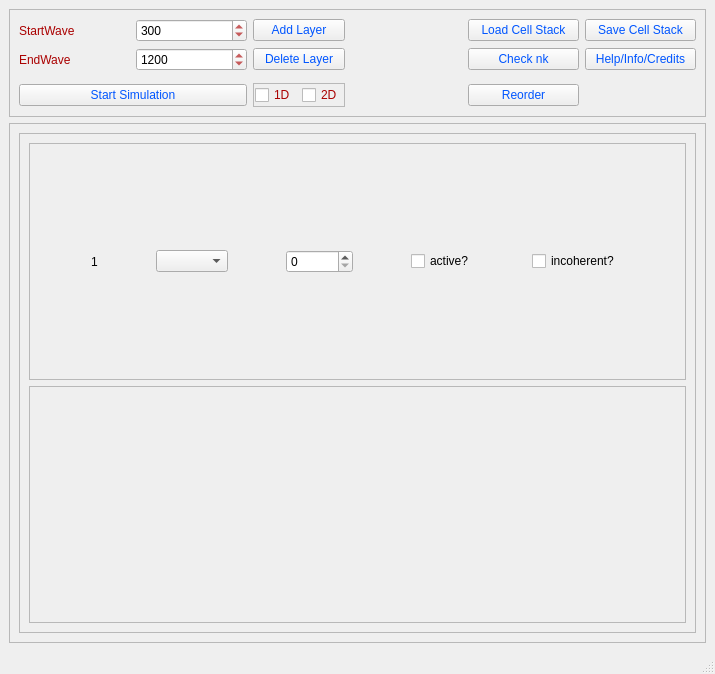
<?xml version="1.0" encoding="UTF-8"?>
<ui version="4.0">
 <class>TransferMatrixModeling</class>
 <widget class="QMainWindow" name="TransferMatrixModeling">
  <property name="geometry">
   <rect>
    <x>0</x>
    <y>0</y>
    <width>715</width>
    <height>674</height>
   </rect>
  </property>
  <property name="sizePolicy">
   <sizepolicy hsizetype="Maximum" vsizetype="Maximum">
    <horstretch>0</horstretch>
    <verstretch>0</verstretch>
   </sizepolicy>
  </property>
  <property name="windowTitle">
   <string>Transfer Matrix Modeling</string>
  </property>
  <widget class="QWidget" name="centralwidget">
   <layout class="QGridLayout" name="gridLayout_3">
    <item row="1" column="0">
     <widget class="QFrame" name="frame_2">
      <property name="frameShape">
       <enum>QFrame::StyledPanel</enum>
      </property>
      <property name="frameShadow">
       <enum>QFrame::Raised</enum>
      </property>
      <layout class="QGridLayout" name="gridLayout_2">
       <item row="0" column="0">
        <widget class="QScrollArea" name="scrollArea_stack">
         <property name="widgetResizable">
          <bool>true</bool>
         </property>
         <widget class="QWidget" name="scrollAreaWidgetContents">
          <property name="geometry">
           <rect>
            <x>0</x>
            <y>0</y>
            <width>659</width>
            <height>400</height>
           </rect>
          </property>
          <layout class="QVBoxLayout" name="verticalLayout">
           <item>
            <widget class="QFrame" name="frame">
             <property name="frameShape">
              <enum>QFrame::StyledPanel</enum>
             </property>
             <property name="frameShadow">
              <enum>QFrame::Raised</enum>
             </property>
             <layout class="QHBoxLayout" name="horizontalLayout">
              <item>
               <widget class="QLabel" name="label_rowindex">
                <property name="sizePolicy">
                 <sizepolicy hsizetype="Maximum" vsizetype="Preferred">
                  <horstretch>0</horstretch>
                  <verstretch>0</verstretch>
                 </sizepolicy>
                </property>
                <property name="text">
                 <string>1</string>
                </property>
               </widget>
              </item>
              <item>
               <widget class="QComboBox" name="comboBox_matname">
                <property name="sizePolicy">
                 <sizepolicy hsizetype="Maximum" vsizetype="Fixed">
                  <horstretch>0</horstretch>
                  <verstretch>0</verstretch>
                 </sizepolicy>
                </property>
               </widget>
              </item>
              <item>
               <widget class="QSpinBox" name="spinBox_thickness">
                <property name="sizePolicy">
                 <sizepolicy hsizetype="Maximum" vsizetype="Fixed">
                  <horstretch>0</horstretch>
                  <verstretch>0</verstretch>
                 </sizepolicy>
                </property>
                <property name="maximum">
                 <number>9999999</number>
                </property>
               </widget>
              </item>
              <item>
               <widget class="QCheckBox" name="checkBox_activelayer">
                <property name="sizePolicy">
                 <sizepolicy hsizetype="Maximum" vsizetype="Fixed">
                  <horstretch>0</horstretch>
                  <verstretch>0</verstretch>
                 </sizepolicy>
                </property>
                <property name="text">
                 <string>active?</string>
                </property>
               </widget>
              </item>
              <item>
               <widget class="QCheckBox" name="checkBox_incoherent">
                <property name="sizePolicy">
                 <sizepolicy hsizetype="Maximum" vsizetype="Fixed">
                  <horstretch>0</horstretch>
                  <verstretch>0</verstretch>
                 </sizepolicy>
                </property>
                <property name="text">
                 <string>incoherent?</string>
                </property>
               </widget>
              </item>
             </layout>
            </widget>
           </item>
           <item>
            <widget class="QFrame" name="frame_4">
             <property name="frameShape">
              <enum>QFrame::StyledPanel</enum>
             </property>
             <property name="frameShadow">
              <enum>QFrame::Raised</enum>
             </property>
            </widget>
           </item>
          </layout>
         </widget>
        </widget>
       </item>
      </layout>
     </widget>
    </item>
    <item row="0" column="0">
     <widget class="QFrame" name="frame_buttons">
      <property name="sizePolicy">
       <sizepolicy hsizetype="Minimum" vsizetype="Maximum">
        <horstretch>0</horstretch>
        <verstretch>0</verstretch>
       </sizepolicy>
      </property>
      <property name="palette">
       <palette>
        <active>
         <colorrole role="WindowText">
          <brush brushstyle="SolidPattern">
           <color alpha="255">
            <red>170</red>
            <green>0</green>
            <blue>0</blue>
           </color>
          </brush>
         </colorrole>
         <colorrole role="ButtonText">
          <brush brushstyle="SolidPattern">
           <color alpha="255">
            <red>0</red>
            <green>85</green>
            <blue>255</blue>
           </color>
          </brush>
         </colorrole>
        </active>
        <inactive>
         <colorrole role="WindowText">
          <brush brushstyle="SolidPattern">
           <color alpha="255">
            <red>170</red>
            <green>0</green>
            <blue>0</blue>
           </color>
          </brush>
         </colorrole>
         <colorrole role="ButtonText">
          <brush brushstyle="SolidPattern">
           <color alpha="255">
            <red>0</red>
            <green>85</green>
            <blue>255</blue>
           </color>
          </brush>
         </colorrole>
        </inactive>
        <disabled>
         <colorrole role="WindowText">
          <brush brushstyle="SolidPattern">
           <color alpha="255">
            <red>120</red>
            <green>120</green>
            <blue>120</blue>
           </color>
          </brush>
         </colorrole>
         <colorrole role="ButtonText">
          <brush brushstyle="SolidPattern">
           <color alpha="255">
            <red>120</red>
            <green>120</green>
            <blue>120</blue>
           </color>
          </brush>
         </colorrole>
        </disabled>
       </palette>
      </property>
      <property name="frameShape">
       <enum>QFrame::StyledPanel</enum>
      </property>
      <property name="frameShadow">
       <enum>QFrame::Raised</enum>
      </property>
      <layout class="QGridLayout" name="gridLayout">
       <item row="0" column="2">
        <widget class="QPushButton" name="pushButton_AddLayer">
         <property name="text">
          <string>Add Layer</string>
         </property>
        </widget>
       </item>
       <item row="1" column="2">
        <widget class="QPushButton" name="pushButton_DeleteLayer">
         <property name="text">
          <string>Delete Layer</string>
         </property>
        </widget>
       </item>
       <item row="0" column="3" rowspan="4">
        <widget class="QLabel" name="label_3">
         <property name="text">
          <string>&lt;!DOCTYPE HTML PUBLIC &quot;-//W3C//DTD HTML 4.0//EN&quot; &quot;http://www.w3.org/TR/REC-html40/strict.dtd&quot;&gt;
&lt;html&gt;&lt;head&gt;&lt;meta name=&quot;qrichtext&quot; content=&quot;1&quot; /&gt;&lt;style type=&quot;text/css&quot;&gt;
p, li { white-space: pre-wrap; }
&lt;/style&gt;&lt;/head&gt;&lt;body style=&quot; font-family:'MS Shell Dlg 2'; font-size:8pt; font-weight:400; font-style:normal;&quot;&gt;
&lt;p style=&quot; margin-top:0px; margin-bottom:0px; margin-left:0px; margin-right:0px; -qt-block-indent:0; text-indent:0px;&quot;&gt;&lt;img src=&quot;:/SunPic/soleil - Copy.jpg&quot; /&gt;&lt;/p&gt;&lt;/body&gt;&lt;/html&gt;</string>
         </property>
        </widget>
       </item>
       <item row="1" column="8">
        <widget class="QPushButton" name="pushButton_CheckNK">
         <property name="text">
          <string>Check nk</string>
         </property>
        </widget>
       </item>
       <item row="0" column="8">
        <widget class="QPushButton" name="pushButton_LoadStack">
         <property name="text">
          <string>Load Cell Stack</string>
         </property>
        </widget>
       </item>
       <item row="0" column="9">
        <widget class="QPushButton" name="pushButton_SaveStack">
         <property name="text">
          <string>Save Cell Stack</string>
         </property>
        </widget>
       </item>
       <item row="0" column="1">
        <widget class="QSpinBox" name="spinBox_StartWave">
         <property name="maximum">
          <number>10000</number>
         </property>
         <property name="value">
          <number>300</number>
         </property>
        </widget>
       </item>
       <item row="0" column="0">
        <widget class="QLabel" name="label">
         <property name="text">
          <string>StartWave</string>
         </property>
        </widget>
       </item>
       <item row="3" column="0" colspan="2">
        <widget class="QPushButton" name="pushButton_StartSimul">
         <property name="text">
          <string>Start Simulation</string>
         </property>
        </widget>
       </item>
       <item row="1" column="1">
        <widget class="QSpinBox" name="spinBox_EndWave">
         <property name="maximum">
          <number>10000</number>
         </property>
         <property name="value">
          <number>1200</number>
         </property>
        </widget>
       </item>
       <item row="1" column="0">
        <widget class="QLabel" name="label_2">
         <property name="text">
          <string>EndWave</string>
         </property>
        </widget>
       </item>
       <item row="1" column="9">
        <widget class="QPushButton" name="pushButton_Help">
         <property name="text">
          <string>Help/Info/Credits</string>
         </property>
        </widget>
       </item>
       <item row="3" column="8">
        <widget class="QPushButton" name="pushButton_ReorderStack">
         <property name="text">
          <string>Reorder</string>
         </property>
        </widget>
       </item>
       <item row="3" column="2">
        <widget class="QFrame" name="frame_3">
         <property name="sizePolicy">
          <sizepolicy hsizetype="Fixed" vsizetype="Fixed">
           <horstretch>0</horstretch>
           <verstretch>0</verstretch>
          </sizepolicy>
         </property>
         <property name="frameShape">
          <enum>QFrame::StyledPanel</enum>
         </property>
         <property name="frameShadow">
          <enum>QFrame::Raised</enum>
         </property>
         <layout class="QGridLayout" name="gridLayout_4">
          <property name="leftMargin">
           <number>1</number>
          </property>
          <property name="topMargin">
           <number>1</number>
          </property>
          <property name="rightMargin">
           <number>1</number>
          </property>
          <property name="bottomMargin">
           <number>1</number>
          </property>
          <item row="0" column="0">
           <widget class="QCheckBox" name="checkBox_1D">
            <property name="text">
             <string>1D</string>
            </property>
           </widget>
          </item>
          <item row="0" column="1">
           <widget class="QCheckBox" name="checkBox_2D">
            <property name="text">
             <string>2D</string>
            </property>
           </widget>
          </item>
         </layout>
        </widget>
       </item>
      </layout>
     </widget>
    </item>
   </layout>
  </widget>
  <widget class="QMenuBar" name="menubar">
   <property name="geometry">
    <rect>
     <x>0</x>
     <y>0</y>
     <width>715</width>
     <height>31</height>
    </rect>
   </property>
  </widget>
  <widget class="QStatusBar" name="statusbar"/>
 </widget>
 <resources>
  <include location="../images/ressourcefileSunPic.qrc"/>
 </resources>
 <connections/>
</ui>
